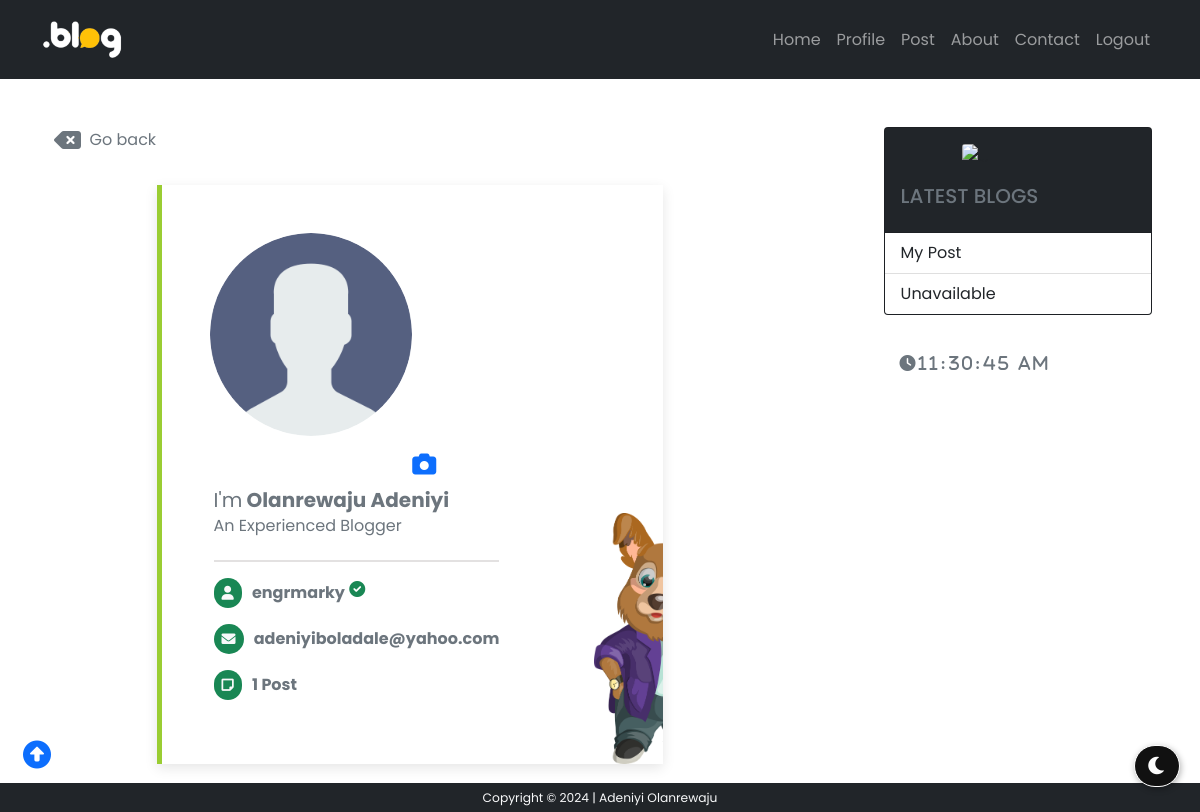
Page /profile/5 (signed in) on the earlier database version.
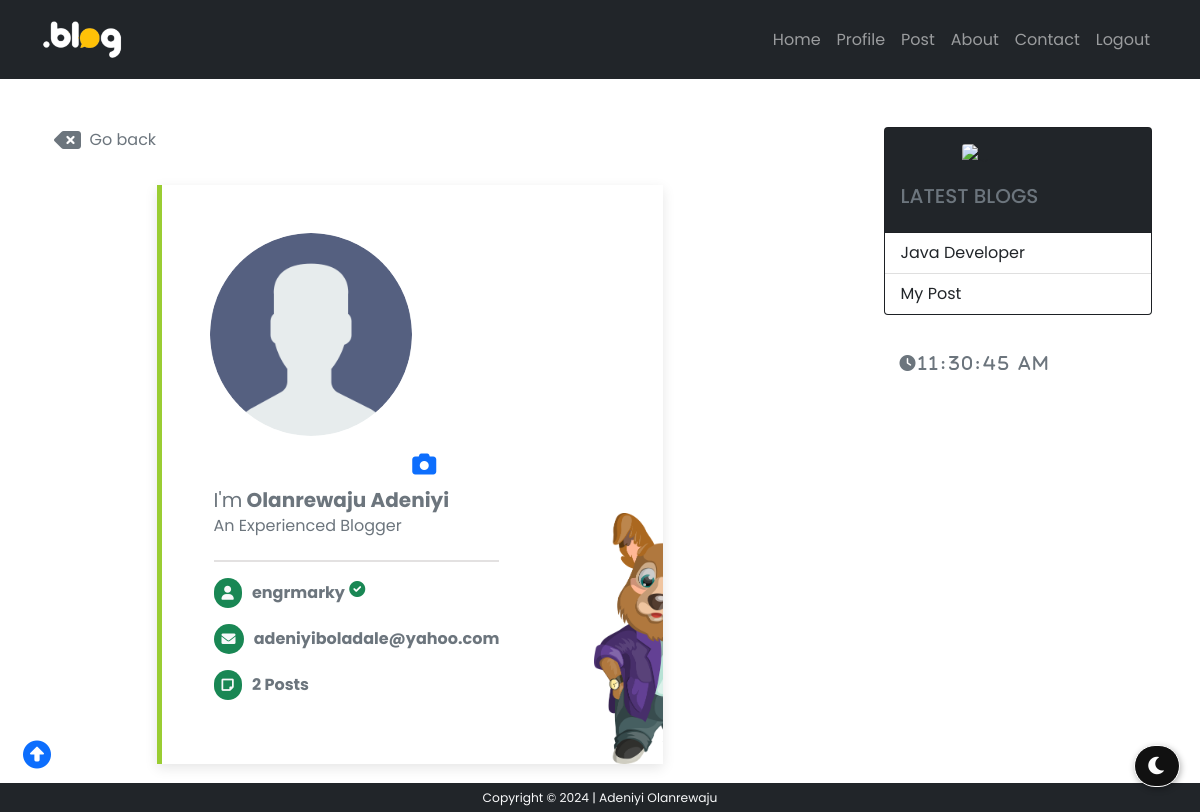
Same page on the later database version.
### models/postmodel.py (models this page shows, shortened)
class Post(db.Model, UserMixin):
    id = db.Column(db.Integer, primary_key=True)
    title = db.Column(db.String(100), nullable=False)
    date_posted = db.Column(db.DateTime, nullable=False, default=datetime.now)
    photo = db.Column(db.String(100), nullable=False, default='')
    content = db.Column(db.Text, nullable=False)
    user_id = db.Column(db.Integer, db.ForeignKey('user.id'), nullable=False)
    comment = db.relationship('CommentModel', backref='comm', lazy=True, cascade='delete', foreign_keys='CommentModel.post_id')

### routes/views.py (the view, shortened to what this page needs)
@view.route('/profile/<int:profile_id>', methods=['GET', 'POST'])
def profile(profile_id):
    form = DmForm()
    user = User.query.filter_by(id=profile_id).first()
    dm_messages = DmModel.query.all()
    num = len(user.posts)
    context = {
        'num': num,
        'user': user,
        'form': form,
        'dms': dm_messages
    }
    return render_template('profile.html', **context)

### templates/profile.html (shortened to what this page needs)
{% extends 'base.html' %}
{% block content %}
<button class="d-flex text-muted mb-4"
style="border: none;
background: none;
"
onclick="history.back()"
><i class="fa fas fa-backspace text-muted h4"></i>&nbsp; Go back</button>
<div class="" id="profile">
  <div
    class="d-flex align-items-start px-5 flex-column"
    style="
      box-shadow: rgba(0, 0, 0, 0.1) 0px 4px 12px;
      background: url(../static/images/dog-1773713_1280.png);
      background-size: 10rem;
      background-repeat: no-repeat;
      background-position: 27rem bottom;
      border-left: 5px solid yellowgreen;
    "
  >
  <div class="d-flex align-items-end">
    {% if user.photo == 'user.png' %}
    <img class="rounded-circle article-img my-5 w-50"
        src="{{ url_for('static', filename='images/profile/' + user.photo) }}">
      {% else %}
      <img class="rounded img-thumbnail article-img my-5"
        src="{{ url_for('static', filename='images/profile/' + user.photo) }}">
      {% endif %}
    {% if current_user.id == user.id %}
    <a href="{{ url_for('view.add_photo') }}"
    class="text-decoration-none"><i class="fa fa-camera h4"></i></a>
  {% endif  %}
    </div>
    <div class="d-flex flex-column m-1 mb-5">
      <p class="text-muted h5 fw-bold">
        <span class="text-muted p fw-normal">I'm</span> {{
        user.last_name.title() }} {{ user.first_name.title() }} &nbsp;
<br>
        <small class="h6 fw-normal fs-6 text-muted">An Experienced Blogger</small>
      </p>
      <hr class="" style="border: 1px solid rgb(147, 139, 139)" />
      <p class=" text-light rounded-pill d-flex align-items-center justify-content-start">
        <i class="fa fas fa-user rounded-pill bg-success p-2 small"></i> <span class="fw-normal text-muted fw-bold">&nbsp;&nbsp; {{ user.username }}</span> &nbsp;<i
          class="h6 text-success fa fas fa-check-circle"
        ></i>
      </p>
      <p class=" text-light rounded-pill d-flex align-items-center justify-content-start">
        <i class="fa fas fa-envelope rounded-pill bg-success p-2 small"></i> <span class="fw-normal text-muted fw-bold">&nbsp;&nbsp; {{ user.email }}</span>
      </p>
      {% if num > 1 %}
      <p class=" text-light rounded-pill d-flex align-items-center justify-content-start">
        <i class="fa fas fa-sticky-note rounded-pill bg-success p-2 small"></i> <span class="fw-normal text-muted fw-bold">&nbsp;&nbsp; {{ num }} Posts</span>
      </p>
      {% else %}
      <p class=" text-light rounded-pill d-flex align-items-center justify-content-start">
        <i class="fa fas fa-sticky-note rounded-pill bg-success p-2 small"></i> <span class="fw-normal text-muted fw-bold">&nbsp;&nbsp; {{ num }} Post</span>
      </p>
      {% endif %}
    </div>
  </div>
</div>
{% endblock content %}

### templates/base.html (shortened to what this page needs)
<!DOCTYPE html>
<html lang="en">
<head>
  <link href="https://cdn.jsdelivr.net/npm/bootstrap@5.0.1/dist/css/bootstrap.min.css" rel="stylesheet"
 />
  <link rel="stylesheet" href="https://cdn.jsdelivr.net/npm/bootstrap-icons@1.3.0/font/bootstrap-icons.css" />
  <link href="https://cdnjs.cloudflare.com/ajax/libs/font-awesome/6.0.0/css/all.min.css" rel="stylesheet" />
  <link rel="stylesheet" href="{{ url_for('static', filename='css/style.css') }}" />
</head>
<body>
  <nav class="navbar navbar-expand-lg bg-dark navbar-dark py-3">
    <div class="container">
      <a href="{{ url_for('view.home') }}" class="navbar-brand"><img
          src="{{ url_for('static', filename='images/blloogg.png') }}" alt="" style="width: 5rem" /></a>
      <div class="collapse navbar-collapse" id="navmenu">
        {% if current_user.is_authenticated %}
        <ul class="navbar-nav ms-auto">
          <li class="nav-item">
            <a href="{{ url_for('view.home') }}" class="nav-link">Home</a>
          </li>
          <li class="nav-item">
            <a href="{{ url_for('view.profile', profile_id=current_user.id) }}" class="nav-link">Profile</a>
          </li>
          <li class="nav-item">
            <a href="{{ url_for('view.account') }}" class="nav-link">Post</a>
          </li>
          <li class="nav-item">
            <a href="{{ url_for('view.about') }}" class="nav-link">About</a>
          </li>
          <li class="nav-item">
            <a href="{{ url_for('view.contact') }}" class="nav-link">Contact</a>
          </li>
          <li class="nav-item">
            <a href="{{ url_for('auth.logout') }}" class="nav-link">Logout</a>
          </li>
        </ul>
        {% endif %}
      </div>
    </div>
  </nav>
  <section class="  my-3 d-flex px-4 px-lg-5 mb-5">
    <div class="w-100 this" id="thiss">
       {% block content %}
      {% endblock content %}
    </div>
    <div class="d-xl-block d-lg-block d-none" style="width: 23rem;">
      <div class="card bg-dark" style=" height: fit-content;">
        <div class="m-auto d-flex mt-3">
          <img src="{{ url_for('static', filename='images/owl.png') }}" class="card-img-top" style="margin: auto;
            width: 7rem;
            " alt="..." />
        </div>
        <div class="card-body">
          <h5 class="card-title text-muted">LATEST BLOGS</h5>
        </div>
        {% if current_user.is_authenticated %}
        <ul class="list-group list-group-flush">
          {% if current_user.posts[-1] %}
          <li class="list-group-item">
            {{ current_user.posts[-1].title.title() }}
          </li>
          {% else %}
          <li class="list-group-item">Unavailable</li>
          {% endif %}
          {% if current_user.posts[-2] %}
          <li class="list-group-item">
            {{ current_user.posts[-2].title.title() }}
          </li>
          {% else %}
          <li class="list-group-item">Unavailable</li>
          {% endif %}
        </ul>
        {% else %}
        <ul class="list-group list-group-flush">
          <li class="list-group-item">Recent Blog 1</li>
          <li class="list-group-item">Recent Blog 2</li>
        </ul>
        {% endif %}
      </div><br>
      <div id="MyClockDisplay" class="clock text-muted fa fa-clock p-3 w-100 fw-bold" style="letter-spacing: 3px;"
        onload="showTime()"></div>
    </div>
  </section>
  <i class="dntoggle fas fa-moon"></i>
  <a href="#top" class="up"><i class="fa fas fa-arrow-alt-circle-up"></i></a>
  <footer class="fixed-bottom text-center bg-dark text-light py-1 small" style="z-index: 0;">
  </footer>
</body>
</html>

Differences in the rows shown:
added Post: title "Java Developer"
shown differently, row unchanged: Post "My Post": title (not shown) → "My Post"
Other differences:
{{ num }}: (not shown) → "2"
{{ num }}: "1" → (not shown)
{{ current_user.posts[-1].title.title() }}: "My Post" → "Java Developer"
text no longer shown: "Post Unavailable"
text now shown: "Posts"
